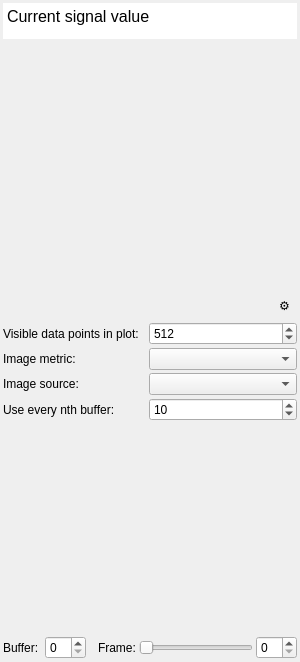
<?xml version="1.0" encoding="UTF-8"?>
<ui version="4.0">
 <class>SignalMonitorForm</class>
 <widget class="QWidget" name="SignalMonitorForm">
  <property name="geometry">
   <rect>
    <x>0</x>
    <y>0</y>
    <width>300</width>
    <height>662</height>
   </rect>
  </property>
  <property name="sizePolicy">
   <sizepolicy hsizetype="Preferred" vsizetype="Preferred">
    <horstretch>0</horstretch>
    <verstretch>0</verstretch>
   </sizepolicy>
  </property>
  <property name="minimumSize">
   <size>
    <width>150</width>
    <height>200</height>
   </size>
  </property>
  <property name="maximumSize">
   <size>
    <width>16777215</width>
    <height>16777215</height>
   </size>
  </property>
  <property name="windowTitle">
   <string>Form</string>
  </property>
  <layout class="QVBoxLayout" name="verticalLayout_2">
   <property name="spacing">
    <number>3</number>
   </property>
   <property name="leftMargin">
    <number>3</number>
   </property>
   <property name="topMargin">
    <number>3</number>
   </property>
   <property name="rightMargin">
    <number>3</number>
   </property>
   <property name="bottomMargin">
    <number>3</number>
   </property>
   <item>
    <widget class="QTextEdit" name="textEdit_currentValue">
     <property name="sizePolicy">
      <sizepolicy hsizetype="Expanding" vsizetype="Expanding">
       <horstretch>0</horstretch>
       <verstretch>0</verstretch>
      </sizepolicy>
     </property>
     <property name="maximumSize">
      <size>
       <width>16777215</width>
       <height>36</height>
      </size>
     </property>
     <property name="sizeIncrement">
      <size>
       <width>0</width>
       <height>0</height>
      </size>
     </property>
     <property name="baseSize">
      <size>
       <width>0</width>
       <height>0</height>
      </size>
     </property>
     <property name="font">
      <font>
       <pointsize>12</pointsize>
      </font>
     </property>
     <property name="mouseTracking">
      <bool>false</bool>
     </property>
     <property name="acceptDrops">
      <bool>false</bool>
     </property>
     <property name="frameShape">
      <enum>QFrame::NoFrame</enum>
     </property>
     <property name="frameShadow">
      <enum>QFrame::Plain</enum>
     </property>
     <property name="undoRedoEnabled">
      <bool>false</bool>
     </property>
     <property name="readOnly">
      <bool>true</bool>
     </property>
     <property name="html">
      <string>&lt;!DOCTYPE HTML PUBLIC &quot;-//W3C//DTD HTML 4.0//EN&quot; &quot;http://www.w3.org/TR/REC-html40/strict.dtd&quot;&gt;
&lt;html&gt;&lt;head&gt;&lt;meta name=&quot;qrichtext&quot; content=&quot;1&quot; /&gt;&lt;style type=&quot;text/css&quot;&gt;
p, li { white-space: pre-wrap; }
&lt;/style&gt;&lt;/head&gt;&lt;body style=&quot; font-family:'MS Shell Dlg 2'; font-size:12pt; font-weight:400; font-style:normal;&quot;&gt;
&lt;p style=&quot; margin-top:0px; margin-bottom:0px; margin-left:0px; margin-right:0px; -qt-block-indent:0; text-indent:0px;&quot;&gt;Current signal value&lt;/p&gt;&lt;/body&gt;&lt;/html&gt;</string>
     </property>
    </widget>
   </item>
   <item>
    <widget class="ScrollingPlot" name="widget_scrollingPlot" native="true">
     <property name="sizePolicy">
      <sizepolicy hsizetype="Expanding" vsizetype="Expanding">
       <horstretch>1</horstretch>
       <verstretch>1</verstretch>
      </sizepolicy>
     </property>
     <property name="minimumSize">
      <size>
       <width>120</width>
       <height>140</height>
      </size>
     </property>
    </widget>
   </item>
   <item>
    <spacer name="verticalSpacer">
     <property name="orientation">
      <enum>Qt::Vertical</enum>
     </property>
     <property name="sizeType">
      <enum>QSizePolicy::Fixed</enum>
     </property>
     <property name="sizeHint" stdset="0">
      <size>
       <width>20</width>
       <height>1</height>
      </size>
     </property>
    </spacer>
   </item>
   <item>
    <layout class="QHBoxLayout" name="horizontalLayout_32">
     <item>
      <spacer name="horizontalSpacer_13">
       <property name="orientation">
        <enum>Qt::Horizontal</enum>
       </property>
       <property name="sizeHint" stdset="0">
        <size>
         <width>40</width>
         <height>20</height>
        </size>
       </property>
      </spacer>
     </item>
     <item>
      <widget class="QToolButton" name="toolButton_settings">
       <property name="toolTip">
        <string>Camera settings</string>
       </property>
       <property name="text">
        <string>⚙</string>
       </property>
       <property name="toolButtonStyle">
        <enum>Qt::ToolButtonTextOnly</enum>
       </property>
       <property name="autoRaise">
        <bool>true</bool>
       </property>
      </widget>
     </item>
    </layout>
   </item>
   <item>
    <spacer name="verticalSpacer_2">
     <property name="orientation">
      <enum>Qt::Vertical</enum>
     </property>
     <property name="sizeHint" stdset="0">
      <size>
       <width>20</width>
       <height>0</height>
      </size>
     </property>
    </spacer>
   </item>
   <item>
    <widget class="QWidget" name="widget_settings" native="true">
     <property name="enabled">
      <bool>true</bool>
     </property>
     <property name="minimumSize">
      <size>
       <width>0</width>
       <height>340</height>
      </size>
     </property>
     <layout class="QVBoxLayout" name="verticalLayout">
      <property name="spacing">
       <number>3</number>
      </property>
      <property name="leftMargin">
       <number>0</number>
      </property>
      <property name="topMargin">
       <number>3</number>
      </property>
      <property name="rightMargin">
       <number>0</number>
      </property>
      <property name="bottomMargin">
       <number>0</number>
      </property>
      <item>
       <layout class="QFormLayout" name="formLayout">
        <property name="horizontalSpacing">
         <number>6</number>
        </property>
        <property name="verticalSpacing">
         <number>3</number>
        </property>
        <item row="1" column="0">
         <widget class="QLabel" name="label_5">
          <property name="text">
           <string>Image metric:</string>
          </property>
         </widget>
        </item>
        <item row="1" column="1">
         <widget class="QComboBox" name="comboBox_imageMetric"/>
        </item>
        <item row="2" column="0">
         <widget class="QLabel" name="label">
          <property name="text">
           <string>Image source:</string>
          </property>
         </widget>
        </item>
        <item row="2" column="1">
         <widget class="QComboBox" name="comboBox_imageSource"/>
        </item>
        <item row="3" column="0">
         <widget class="QLabel" name="label_2">
          <property name="text">
           <string>Use every nth buffer:</string>
          </property>
         </widget>
        </item>
        <item row="3" column="1">
         <widget class="QSpinBox" name="spinBox_nthBuffer">
          <property name="minimum">
           <number>1</number>
          </property>
          <property name="maximum">
           <number>999999</number>
          </property>
          <property name="value">
           <number>10</number>
          </property>
         </widget>
        </item>
        <item row="0" column="0">
         <widget class="QLabel" name="label_6">
          <property name="text">
           <string>Visible data points in plot: </string>
          </property>
         </widget>
        </item>
        <item row="0" column="1">
         <widget class="QSpinBox" name="spinBox_visibleSamplesInPlot">
          <property name="minimum">
           <number>8</number>
          </property>
          <property name="maximum">
           <number>999999</number>
          </property>
          <property name="value">
           <number>512</number>
          </property>
         </widget>
        </item>
       </layout>
      </item>
      <item>
       <widget class="ImageDisplay" name="widget_imageDisplay" native="true">
        <property name="sizePolicy">
         <sizepolicy hsizetype="Expanding" vsizetype="Expanding">
          <horstretch>2</horstretch>
          <verstretch>2</verstretch>
         </sizepolicy>
        </property>
        <property name="minimumSize">
         <size>
          <width>0</width>
          <height>200</height>
         </size>
        </property>
        <property name="baseSize">
         <size>
          <width>0</width>
          <height>300</height>
         </size>
        </property>
       </widget>
      </item>
      <item>
       <layout class="QHBoxLayout" name="horizontalLayout_4">
        <item>
         <layout class="QHBoxLayout" name="horizontalLayout_3">
          <item>
           <widget class="QLabel" name="label_4">
            <property name="text">
             <string>Buffer: </string>
            </property>
           </widget>
          </item>
          <item>
           <widget class="QSpinBox" name="spinBox_buffer"/>
          </item>
         </layout>
        </item>
        <item>
         <layout class="QHBoxLayout" name="horizontalLayout_2">
          <item>
           <spacer name="horizontalSpacer">
            <property name="orientation">
             <enum>Qt::Horizontal</enum>
            </property>
            <property name="sizeType">
             <enum>QSizePolicy::Fixed</enum>
            </property>
            <property name="sizeHint" stdset="0">
             <size>
              <width>9</width>
              <height>20</height>
             </size>
            </property>
           </spacer>
          </item>
          <item>
           <widget class="QLabel" name="label_3">
            <property name="text">
             <string>Frame:</string>
            </property>
           </widget>
          </item>
          <item>
           <layout class="QHBoxLayout" name="horizontalLayout">
            <item>
             <widget class="QSlider" name="horizontalSlider_frame">
              <property name="orientation">
               <enum>Qt::Horizontal</enum>
              </property>
             </widget>
            </item>
            <item>
             <widget class="QSpinBox" name="spinBox_frame"/>
            </item>
           </layout>
          </item>
         </layout>
        </item>
       </layout>
      </item>
     </layout>
    </widget>
   </item>
  </layout>
 </widget>
 <customwidgets>
  <customwidget>
   <class>ScrollingPlot</class>
   <extends>QWidget</extends>
   <header>scrollingplot.h</header>
   <container>1</container>
  </customwidget>
  <customwidget>
   <class>ImageDisplay</class>
   <extends>QWidget</extends>
   <header>imagedisplay.h</header>
   <container>1</container>
  </customwidget>
 </customwidgets>
 <resources/>
 <connections/>
</ui>
